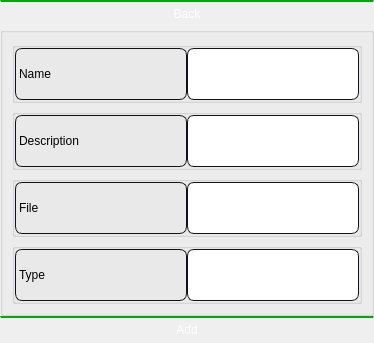
                 <widget class="QWidget" name="add_resource_page">
                  <property name="styleSheet">
                   <string notr="true">QPushButton {
	color: white;
	border-top: 2px solid;
	border-top-color: rgb(0, 168, 14);
	padding: 5px;
}

QPushButton::hover {
	background: rgb(25, 26, 37);
}

QLabel {
    min-width: 170px;
    min-height: 50px;
    max-width: 170px;
    max-height: 80px;

	qproperty-alignment: AlignCenter;

	border: 1px solid;
	border-radius: 7px;
	border-color: rgb(18, 18, 29);

}

QLineEdit {
    min-width: 170px;
    min-height: 50px;
    max-width: 170px;
    max-height: 80px;
	qproperty-alignment: AlignCenter;

	border: 1px solid;
	border-radius: 7px;
	border-color: rgb(18, 18, 29);
}

QSpinBox {
    min-width: 170px;
    min-height: 50px;
    max-width: 170px;
    max-height: 80px;
	qproperty-alignment: AlignCenter;

	border: 1px solid;
	border-radius: 7px;
	border-color: rgb(18, 18, 29);
}</string>
                  </property>
                  <layout class="QVBoxLayout" name="verticalLayout_6">
                   <property name="spacing">
                    <number>0</number>
                   </property>
                   <property name="leftMargin">
                    <number>0</number>
                   </property>
                   <property name="topMargin">
                    <number>0</number>
                   </property>
                   <property name="rightMargin">
                    <number>0</number>
                   </property>
                   <property name="bottomMargin">
                    <number>0</number>
                   </property>
                   <item>
                    <widget class="QPushButton" name="add_resource_page_back">
                     <property name="text">
                      <string>Back</string>
                     </property>
                     <property name="icon">
                      <iconset>
                       <normalon>:/images/back.svg</normalon>
                      </iconset>
                     </property>
                    </widget>
                   </item>
                   <item>
                    <widget class="QGroupBox" name="add_resource_box">
                     <property name="title">
                      <string/>
                     </property>
                     <layout class="QVBoxLayout" name="verticalLayout_13">
                      <item>
                       <widget class="QGroupBox" name="add_resource_name">
                        <property name="title">
                         <string/>
                        </property>
                        <property name="alignment">
                         <set>Qt::AlignCenter</set>
                        </property>
                        <property name="flat">
                         <bool>true</bool>
                        </property>
                        <layout class="QHBoxLayout" name="horizontalLayout_27">
                         <property name="spacing">
                          <number>0</number>
                         </property>
                         <property name="leftMargin">
                          <number>0</number>
                         </property>
                         <property name="topMargin">
                          <number>0</number>
                         </property>
                         <property name="rightMargin">
                          <number>0</number>
                         </property>
                         <property name="bottomMargin">
                          <number>0</number>
                         </property>
                         <item>
                          <widget class="QLabel" name="add_resource_name_label">
                           <property name="sizePolicy">
                            <sizepolicy hsizetype="Expanding" vsizetype="Preferred">
                             <horstretch>0</horstretch>
                             <verstretch>0</verstretch>
                            </sizepolicy>
                           </property>
                           <property name="maximumSize">
                            <size>
                             <width>172</width>
                             <height>82</height>
                            </size>
                           </property>
                           <property name="text">
                            <string>Name</string>
                           </property>
                          </widget>
                         </item>
                         <item>
                          <widget class="QLineEdit" name="add_resource_name_value">
                           <property name="sizePolicy">
                            <sizepolicy hsizetype="Expanding" vsizetype="Preferred">
                             <horstretch>0</horstretch>
                             <verstretch>0</verstretch>
                            </sizepolicy>
                           </property>
                           <property name="maximumSize">
                            <size>
                             <width>172</width>
                             <height>82</height>
                            </size>
                           </property>
                          </widget>
                         </item>
                        </layout>
                       </widget>
                      </item>
                      <item>
                       <widget class="QGroupBox" name="add_resource_description">
                        <property name="title">
                         <string/>
                        </property>
                        <property name="alignment">
                         <set>Qt::AlignCenter</set>
                        </property>
                        <property name="flat">
                         <bool>true</bool>
                        </property>
                        <layout class="QHBoxLayout" name="horizontalLayout_24">
                         <property name="spacing">
                          <number>0</number>
                         </property>
                         <property name="leftMargin">
                          <number>0</number>
                         </property>
                         <property name="topMargin">
                          <number>0</number>
                         </property>
                         <property name="rightMargin">
                          <number>0</number>
                         </property>
                         <property name="bottomMargin">
                          <number>0</number>
                         </property>
                         <item>
                          <widget class="QLabel" name="add_resource_description_label">
                           <property name="sizePolicy">
                            <sizepolicy hsizetype="Expanding" vsizetype="Preferred">
                             <horstretch>0</horstretch>
                             <verstretch>0</verstretch>
                            </sizepolicy>
                           </property>
                           <property name="maximumSize">
                            <size>
                             <width>172</width>
                             <height>82</height>
                            </size>
                           </property>
                           <property name="text">
                            <string>Description</string>
                           </property>
                          </widget>
                         </item>
                         <item>
                          <widget class="QLineEdit" name="add_resource_description_value">
                           <property name="sizePolicy">
                            <sizepolicy hsizetype="Expanding" vsizetype="Preferred">
                             <horstretch>0</horstretch>
                             <verstretch>0</verstretch>
                            </sizepolicy>
                           </property>
                           <property name="maximumSize">
                            <size>
                             <width>172</width>
                             <height>82</height>
                            </size>
                           </property>
                          </widget>
                         </item>
                        </layout>
                       </widget>
                      </item>
                      <item>
                       <widget class="QGroupBox" name="add_resource_file">
                        <property name="title">
                         <string/>
                        </property>
                        <property name="alignment">
                         <set>Qt::AlignCenter</set>
                        </property>
                        <property name="flat">
                         <bool>true</bool>
                        </property>
                        <layout class="QHBoxLayout" name="horizontalLayout_25">
                         <property name="spacing">
                          <number>0</number>
                         </property>
                         <property name="leftMargin">
                          <number>0</number>
                         </property>
                         <property name="topMargin">
                          <number>0</number>
                         </property>
                         <property name="rightMargin">
                          <number>0</number>
                         </property>
                         <property name="bottomMargin">
                          <number>0</number>
                         </property>
                         <item>
                          <widget class="QLabel" name="add_resource_file_label">
                           <property name="sizePolicy">
                            <sizepolicy hsizetype="Expanding" vsizetype="Preferred">
                             <horstretch>0</horstretch>
                             <verstretch>0</verstretch>
                            </sizepolicy>
                           </property>
                           <property name="maximumSize">
                            <size>
                             <width>172</width>
                             <height>82</height>
                            </size>
                           </property>
                           <property name="text">
                            <string>File</string>
                           </property>
                          </widget>
                         </item>
                         <item>
                          <widget class="QLineEdit" name="add_resource_file_value">
                           <property name="sizePolicy">
                            <sizepolicy hsizetype="Expanding" vsizetype="Preferred">
                             <horstretch>0</horstretch>
                             <verstretch>0</verstretch>
                            </sizepolicy>
                           </property>
                           <property name="maximumSize">
                            <size>
                             <width>172</width>
                             <height>82</height>
                            </size>
                           </property>
                          </widget>
                         </item>
                        </layout>
                       </widget>
                      </item>
                      <item>
                       <widget class="QGroupBox" name="add_resource_type">
                        <property name="title">
                         <string/>
                        </property>
                        <property name="alignment">
                         <set>Qt::AlignCenter</set>
                        </property>
                        <property name="flat">
                         <bool>true</bool>
                        </property>
                        <layout class="QHBoxLayout" name="horizontalLayout_26">
                         <property name="spacing">
                          <number>0</number>
                         </property>
                         <property name="leftMargin">
                          <number>0</number>
                         </property>
                         <property name="topMargin">
                          <number>0</number>
                         </property>
                         <property name="rightMargin">
                          <number>0</number>
                         </property>
                         <property name="bottomMargin">
                          <number>0</number>
                         </property>
                         <item>
                          <widget class="QLabel" name="add_resource_type_label">
                           <property name="sizePolicy">
                            <sizepolicy hsizetype="Expanding" vsizetype="Preferred">
                             <horstretch>0</horstretch>
                             <verstretch>0</verstretch>
                            </sizepolicy>
                           </property>
                           <property name="maximumSize">
                            <size>
                             <width>172</width>
                             <height>82</height>
                            </size>
                           </property>
                           <property name="text">
                            <string>Type</string>
                           </property>
                          </widget>
                         </item>
                         <item>
                          <widget class="QLineEdit" name="add_resource_type_value">
                           <property name="sizePolicy">
                            <sizepolicy hsizetype="Expanding" vsizetype="Preferred">
                             <horstretch>0</horstretch>
                             <verstretch>0</verstretch>
                            </sizepolicy>
                           </property>
                           <property name="maximumSize">
                            <size>
                             <width>172</width>
                             <height>82</height>
                            </size>
                           </property>
                          </widget>
                         </item>
                        </layout>
                       </widget>
                      </item>
                     </layout>
                    </widget>
                   </item>
                   <item>
                    <widget class="QPushButton" name="add_resource_page_button">
                     <property name="text">
                      <string>Add</string>
                     </property>
                    </widget>
                   </item>
                  </layout>
                 </widget>
